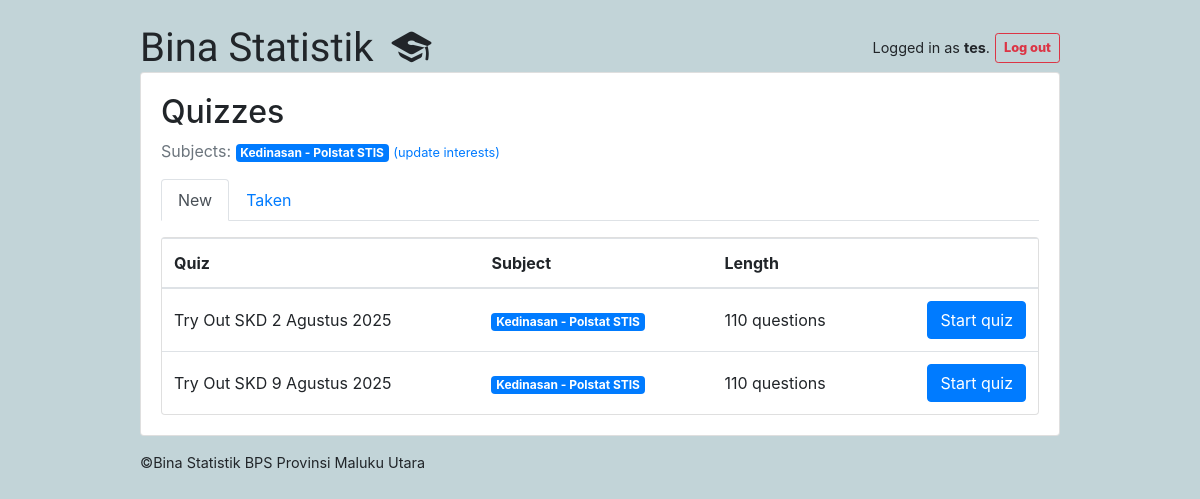
The app's page /students/ (signed in) with its own data.
### classroom/models.py (models this page shows, shortened)
class User(AbstractUser):
    is_student = models.BooleanField(default=False)
    is_teacher = models.BooleanField(default=False)

class Subject(models.Model):
    name = models.CharField(max_length=30)
    color = models.CharField(max_length=7, default='#007bff')
    def get_html_badge(self):
        name = escape(self.name)
        color = escape(self.color)
        html = '<span class="badge badge-primary" style="background-color: %s">%s</span>' % (color, name)
        return mark_safe(html)

class Quiz(models.Model):
    owner = models.ForeignKey(User, on_delete=models.CASCADE, related_name='quizzes')
    name = models.CharField(max_length=255)
    duration_minutes = models.PositiveIntegerField(default=10)
    subject = models.ForeignKey(Subject, on_delete=models.CASCADE, related_name='quizzes')

### classroom/views/students.py (the view, shortened to what this page needs)
# urls.py: path('', students.QuizListView.as_view(), name='quiz_list'),
@method_decorator([login_required, student_required], name='dispatch')
class QuizListView(ListView):
    model = Quiz
    ordering = ('name', )
    context_object_name = 'quizzes'
    template_name = 'classroom/students/quiz_list.html'
    def dispatch(self, request, *args, **kwargs):
        self.auto_submit_expired_quizzes()
        return super().dispatch(request, *args, **kwargs)
    def auto_submit_expired_quizzes(self):
        student = self.request.user.student
        now = timezone.now()
        for quiz in Quiz.objects.all():
            session_key = f'quiz_{quiz.pk}_start_time'
    def get_queryset(self):
        student = self.request.user.student
        student_interests = student.interests.values_list('pk', flat=True)
        taken_quizzes = student.quizzes.values_list('pk', flat=True)
        queryset = Quiz.objects.filter(subject__in=student_interests) \
            .exclude(pk__in=taken_quizzes) \
            .annotate(questions_count=Count('questions')) \
            .filter(questions_count__gt=0)
        return queryset

### classroom/templates/classroom/students/quiz_list.html
{% extends 'base.html' %}
{% block content %}
  {% include 'classroom/students/_header.html' with active='new' %}
  <div class="card">
    <table class="table mb-0">
      <thead>
        <tr>
          <th>Quiz</th>
          <th>Subject</th>
          <th>Length</th>
          <th></th>
        </tr>
      </thead>
      <tbody>
        {% for quiz in quizzes %}
          <tr>
            <td class="align-middle">{{ quiz.name }}</td>
            <td class="align-middle">{{ quiz.subject.get_html_badge }}</td>
            <td class="align-middle">{{ quiz.questions_count }} questions</td>
            <td class="text-right">
              <a href="{% url 'students:take_quiz' quiz.pk %}" class="btn btn-primary">Start quiz</a>
            </td>
          </tr>
        {% empty %}
          <tr>
            <td class="bg-light text-center font-italic" colspan="4">No quiz matching your interests right now.</td>
          </tr>
        {% endfor %}
      </tbody>
    </table>
  </div>
{% endblock %}

### templates/base.html (shortened to what this page needs)
{% load static %}<!doctype html>
<html lang="en">
  <head>
    <link rel="stylesheet" href="https://maxcdn.bootstrapcdn.com/bootstrap/4.0.0/css/bootstrap.min.css">
    <link rel="stylesheet" type="text/css" href="{% static 'vendor/fontello-2f186091/css/fontello.css' %}">
    <link rel="stylesheet" type="text/css" href="{% static 'css/app.css' %}">
    {% if user.is_authenticated and user.is_teacher %}
      <link rel="stylesheet" type="text/css" href="{% static 'css/teachers.css' %}">
    {% else %}
      <link rel="stylesheet" type="text/css" href="{% static 'css/students.css' %}">
    {% endif %}
  </head>
  <body>
    <div class="container my-4">
      <div class="row justify-content-center">
        <div class="col-md-10 col-sm-14">
          <div class="row align-items-center">
            <div class="col-6 d-flex align-items-center">
              <h1 class="logo mb-0">
                <a href="{% url 'home' %}">
                  Bina Statistik
                  {% if user.is_authenticated %}
                    {% if user.is_teacher %}
                      <span class="icon-feather" data-toggle="tooltip" data-placement="right" title="Teacher profile"></span>
                    {% else %}
                      <span class="icon-graduation-cap" data-toggle="tooltip" data-placement="right" title="Student profile"></span>
                    {% endif %}
                  {% endif %}
                </a>
              </h1>
            </div>
            <div class="col-6 d-flex justify-content-end align-items-center">
              {% if user.is_authenticated %}
                <div class="d-flex align-items-center gap-5" style="font-size: 0.9rem;">
                  <span style="margin-right: 5px;">Logged in as <strong>{{ user.username }}</strong>.</span>
                  <form method="POST" action="{% url 'logout' %}">
                    <button type="submit" class="btn btn-outline-danger btn-sm px-2.5 py-1" style="font-size: 0.8rem;font-weight: 800;">
                      Log out
                    </button>
                  </form>
                </div>
              {% else %}
                <a href="{% url 'login' %}" class="btn btn-light me-2" style="margin-right: 5px;">Log in</a>
                <a href="{% url 'signup' %}" class="btn btn-primary">Sign up</a>
              {% endif %}
            </div>
          </div>
          <div class="card mb-3">
            <div class="card-body">
              {% block content %}
              {% endblock %}
            </div>
          </div>
          <footer>
            <a href="https://bista.gumxlarcw.id">©Bina Statistik BPS Provinsi Maluku Utara</a>
          </footer>
        </div>
      </div>
    </div>
  </body>
</html>

### classroom/templates/classroom/students/_header.html
<h2>Quizzes</h2>
<p class="text-muted">
  Subjects:{% for subject in user.student.interests.all %} {{ subject.get_html_badge }}{% endfor %}
  <a href="{% url 'students:student_interests' %}"><small>(update interests)</small></a>
</p>
<ul class="nav nav-tabs mb-3">
  <li class="nav-item">
    <a class="nav-link{% if active == 'new' %} active{% endif %}" href="{% url 'students:quiz_list' %}">New</a>
  </li>
  <li class="nav-item">
    <a class="nav-link{% if active == 'taken' %} active{% endif %}" href="{% url 'students:taken_quiz_list' %}">Taken</a>
  </li>
</ul>

### static/css/app.css (style rules this page uses)
.logo { font-family: 'Clicker Script', cursive; }
.logo a { color: #212529; text-decoration: none; }
footer { font-size: .9rem; }
footer a { color: #212529; }

### static/css/students.css (style rules this page uses)
body { background-color: #c2d4d8; }

### records on screen
User: username "tes"
Subject: get_html_badge "Kedinasan - Polstat STIS"
Quiz: name "Try Out SKD 2 Agustus 2025", subject.get_html_badge "Kedinasan - Polstat STIS", questions_count "110"
Quiz: name "Try Out SKD 9 Agustus 2025", subject.get_html_badge "Kedinasan - Polstat STIS", questions_count "110"
